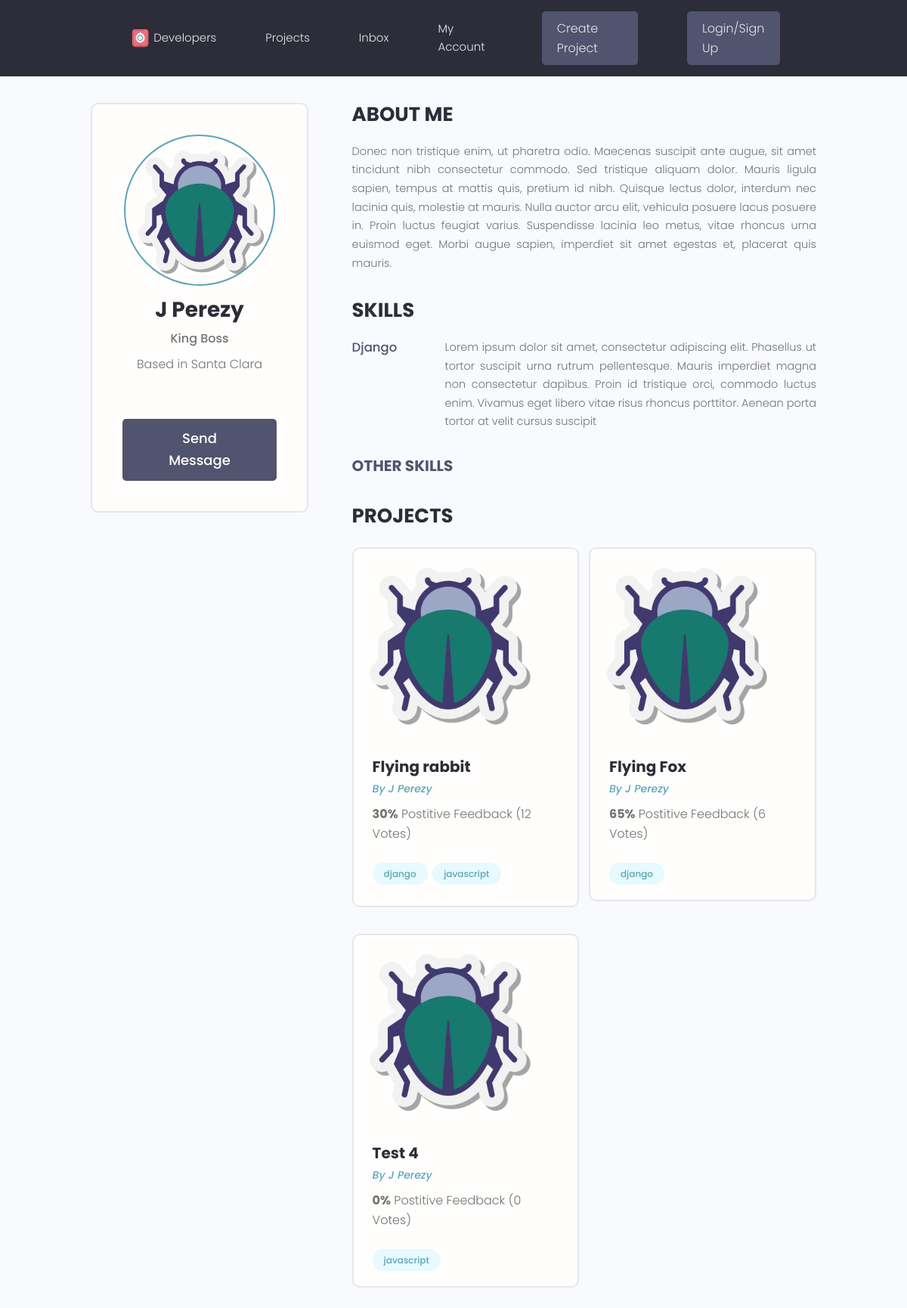
Page /users/profile/cb2bd598-6259-42b7-bb68-2c7beda4574c/ on the committed database.
### users/models.py (models this page shows, shortened)
class Profile(models.Model):
    user = models.OneToOneField(User, on_delete=models.CASCADE, null=True, blank=True)
    name = models.CharField(max_length=200, blank=True, null=True)
    email = models.EmailField(max_length=50, blank=True, null=True)
    username = models.CharField(max_length=50, blank=True, null=True)
    location = models.CharField(max_length=50, blank=True, null=True)
    short_intro = models.CharField(max_length=200, blank=True, null=True)
    bio = models.TextField(blank=True, null=True)
    profile_image = models.ImageField(null=True, blank=True, upload_to='profiles/', default='profiles/bug.png')
    social_github = models.CharField(max_length=200, blank=True, null=True)
    social_twitter = models.CharField(max_length=200, blank=True, null=True)
    social_linkedin = models.CharField(max_length=200, blank=True, null=True)
    social_youtube = models.CharField(max_length=200, blank=True, null=True)
    social_website = models.CharField(max_length=200, blank=True, null=True)
    created = models.DateTimeField(auto_now_add=True)
    id = models.UUIDField(default=uuid.uuid4, unique=True, primary_key=True, editable=False)

class Skill(models.Model):
    owner = models.ForeignKey(Profile, on_delete=models.CASCADE, null=True)
    name = models.CharField(max_length=200, blank=True, null=True)
    description = models.TextField(null=True, blank=True)
    created = models.DateTimeField(auto_now_add=True)
    id = models.UUIDField(default=uuid.uuid4, unique=True, primary_key=True, editable=False)

### search/models.py (models this page shows, shortened)
class Project(models.Model):
    owner = models.ForeignKey(Profile, null=True, blank=True, on_delete=models.SET_NULL)
    title = models.CharField(max_length=200)
    description = models.TextField(null=True, blank=True)
    featured_image = models.ImageField(null=True,blank=True, default="tiny-desicion-logo.png")
    demo_link = models.CharField(max_length=2000, blank=True)
    source_link = models.CharField(max_length=200, null=True, blank=True)
    tag = models.ManyToManyField('Tag', blank=True)
    vote_total = models.IntegerField(default=0, null=True, blank=True)
    vote_ratio = models.IntegerField(default=0, null=True, blank=True)
    created = models.DateTimeField(auto_now_add=True)
    id = models.UUIDField(default=uuid.uuid4, unique=True, primary_key=True, editable=False)

class Tag(models.Model):
    name = models.CharField(max_length=200)
    created = models.DateTimeField(auto_now_add=True)
    id = models.UUIDField(default=uuid.uuid4, unique=True, primary_key=True, editable=False)
    def __str__(self):
        return self.name

### users/views.py (the view)
# urls.py: path('profile/<str:pk>/', views.userProfiles, name="user-profile"),
def userProfiles(request, pk):
    profile = Profile.objects.get(id=pk)
    topSkills = profile.skill_set.exclude(description__exact="")
    otherSkills = profile.skill_set.filter(description="")
    context = {'profile': profile, 'topSkills': topSkills, 'otherSkills': otherSkills,}
    return render(request, 'users/user-profile.html', context)

### templates/users/user-profile.html (shortened to what this page needs)
{% extends "base/base.html" %}
{% block content %}
  <main class="profile my-md">
    <div class="container">
      <div class="layout">
        <div class="column column--1of3">
          <div class="card text-center">
            <div class="card__body dev">
              <img class="avatar avatar--xl" src="{{profile.profile_image.url}}"/>
              <h2 class="dev__name">{{profile.name}}</h2>
              <p class="dev__title">{{ profile.short_intro }}</p>
              <p class="dev__location">Based in {{ profile.location }}</p>
              <a href="#" class="btn btn--sub btn--lg">Send Message </a>
            </div>
          </div>
        </div>
        <div class="column column--2of3">
          <div class="devInfo">
            <h3 class="devInfo__title">About Me</h3>
            <p class="devInfo__about">{{ profile.bio }}</p>
          </div>
          <div class="devInfo">
            <h3 class="devInfo__title">Skills</h3>
            <div class="devInfo__skills">
              {% for skill in topSkills %}
              <div class="devSkill">
                <h4 class="devSkill__title">{{ skill.name }}</h4>
                <p class="devSkill__info">{{ skill.description }}
                </p>
              </div>
              {% endfor %}
              <h3 class="devInfo__subtitle">Other Skills</h3>
            </div>
          </div>
          <div class="devInfo">
            <h3 class="devInfo__title">Projects</h3>
            <div class="grid grid--two">
              {% for project in profile.project_set.all %}
              <div class="column">
                <div class="card project">
                  <a href="{% url 'project' project.id %}" class="project">
                    <img class="project__thumbnail" src="{{ project.featured_image.url }}" alt="project thumbnail" />
                    <div class="card__body">
                      <h3 class="project__title">{{ project.title }}</h3>
                      <p><a class="project__author" href="profile.html">By {{ project.owner.name }}</a></p>
                      <p class="project--rating">
                        <span style="font-weight: bold;">{{ project.vote_ratio }}%</span> Postitive
                        Feedback ({{ project.vote_total}} Vote{{ project.vote_total|pluralize:"s"}})
                      </p>
                      <div class="project__tags">
                        {%  for tag in project.tag.all %}
                        <span class="tag tag--pill tag--main">
                          <small>{{tag}}</small>
                        </span>
                        {% endfor %}
                      </div>
                    </div>
                  </a>
                </div>
              </div>
              {% endfor %}
            </div>
          </div>
        </div>
      </div>
    </div>
  </main>
{% endblock  %}

### static/styles/app.css (style rules this page uses)
:root { --color-sub: #2d2d39; }
.btn--sub { background-color: var(--color-sub-light); }
.card { border: 2px solid var(--color-light); }
img { width: 100%; }
.profile .card > .dev { padding: 4rem; }
.dev__name { color: var(--color-sub); font-size: 2.8rem; font-weight: 700; margin-top: 1rem; margin-bottom: 0.5rem; }
.dev__title { font-size: 1.6rem; font-weight: 500; line-height: 1.3; }
.dev__location { margin-top: 1rem; }
.devInfo { margin-bottom: 3rem; }
.devInfo__title, .devInfo__subtitle { font-size: 2.6rem; color: var(--color-sub); text-transform: uppercase; font-weight: 700; margin-bottom: 1.5rem; }
.devInfo__subtitle { font-size: 2rem; color: var(--color-sub-light); }
.devInfo__about, .devSkill__info { font-size: 1.45rem; line-height: 1.7; text-align: justify; }
.devSkill { margin-bottom: 3rem; }
.devSkill__title { font-size: 1.65rem; font-weight: 500; color: var(--color-sub-light); }
@media screen and (min-width: 700px) { .devSkill { display: flex; justify-content: space-between; gap: 3rem; } }
@media screen and (min-width: 700px) { .devSkill__info { flex-basis: 80%; } }
.project__author { font-size: 1.4rem; font-style: italic; }
.project--rating { margin-bottom: 1.6em; margin-top: .5em; }
.project__thumbnail { height: 25rem; object-fit: cover; object-position: top center; }
.project__title { font-size: 2rem; font-weight: 700; color: var(--color-sub); }

### static/uikit/styles/modules/_variables.css (style rules this page uses)
:root { --color-main: #5aa5b9; --color-main-light: #e6faff; --color-sub: #3f4156; --color-sub-light: #51546e; --color-sub-lighter: #ededfd; --color-text: #737373; --color-gray: #8b8b8b; --color-light: #e5e7eb; --color-light-gray: #767676; --color-bg: #f8fafd; --color-white: #fffefd; --color-white-light: #f3f3f3; --color-success: #359e64; --color-success-bg: #def8e8; --color-error: #fc4b0b; --color-error-bg: #fff2ee; --font-base: 'Poppins', arial, helvetica, 'Segoe UI', roboto, ubuntu, sans-serif; --font-monospace: 'Fira Code', 'Courier New', courier, monospace; --font-regular: 300; --font-medium: 500; --font-bold: 700; --generic-shadow: 1px 1px 5px #00000010; --generic-transition: all 0.3s ease-in-out; }

### static/uikit/styles/modules/_base.css (style rules this page uses)
* { margin: 0; padding: 0; box-sizing: border-box; text-rendering: optimizeLegibility; color: inherit; font-size: inherit; }
html { font-size: 50%; }
@media only screen and (min-width: 480px) { html { font-size: 56.25%; } }
@media only screen and (min-width: 1200px) { html { font-size: 62.5%; } }
body { line-height: 1.6; font-weight: 400; font-size: 1.5rem; color: var(--color-text); background-color: var(--color-bg); min-height: 100vh; }

### static/uikit/styles/modules/_typography.css (style rules this page uses)
* { font-family: var(--font-base); }
h2 { font-size: 3.6rem; font-weight: var(--font-bold); }
h3 { font-size: 3.2rem; font-weight: var(--font-medium); }
h4 { font-size: 2.8rem; font-weight: var(--font-medium); }
p, span, strong { font-size: 1.6rem; color: var(--color-text); font-weight: var(--font-regular); }
a { padding-bottom: 2px; text-decoration: none; display: inline-block; color: var(--color-main); font-weight: var(--font-medium); }

### static/uikit/styles/modules/_utilities.css (style rules this page uses)
.container { width: 92%; max-width: 165rem; margin: 0 auto; box-sizing: border-box; }
@media screen and (min-width: 1000px) { .container { width: 90%; } }
@media screen and (min-width: 1200px) { .container { width: 80%; } }
.text-center { text-align: center; }
.my-md { margin: 3rem auto; }

### static/uikit/styles/modules/_avatar.css (style rules this page uses)
.avatar { border-radius: 50%; border: 2px solid var(--color-main); object-fit: cover; }
.avatar--xl { height: 20rem; width: 20rem; }

### static/uikit/styles/modules/_button.css (style rules this page uses)
.btn { display: inline-block; position: relative; cursor: pointer; background-color: var(--color-light); font-weight: var(--font-medium); color: var(--color-sub); text-decoration: none; padding: 1rem 2rem; border-radius: 0.5rem; border: none; width: -webkit-fit-content; width: -moz-fit-content; width: fit-content; height: -webkit-fit-content; height: -moz-fit-content; height: fit-content; font-size: 1.6rem; outline-width: 0; outline-color: transparent; -webkit-backface-visibility: hidden; backface-visibility: hidden; transition: all 0.3s ease-in-out; }
.btn--sub { background-color: var(--color-sub); color: var(--color-white); }
.btn--lg { font-size: 1.8rem; padding: 1.2rem 4.5rem; }

### static/uikit/styles/modules/_card.css (style rules this page uses)
.card { border-radius: 1rem; background-color: var(--color-white); border: 1.5px solid var(--color-light); width: auto; height: auto; margin-top: 0.5rem; margin-bottom: 0.5rem; overflow: hidden; }
.card__body, .card__header { padding: 2rem 2.5rem; }

### rows in the picture
Profile: profile_image (picture), name "J Perezy", short_intro "King Boss", location "Santa Clara", bio "Donec non tristique enim, ut pharetra odio. Maecenas suscipit ante augue, sit amet tincidunt nibh consectetur commodo. Sed tristique aliquam dolor. Mauris ligula sapien, tempus at mattis quis, pretium id nibh. Quisque lectus dolor, interdum nec lacinia quis, molestie at mauris. Nulla auctor arcu elit, vehicula posuere lacus posuere in. Proin luctus feugiat varius. Suspendisse lacinia leo metus, vitae rhoncus urna euismod eget. Morbi augue sapien, imperdiet sit amet egestas et, placerat quis mauris."
Skill: name "Django", description "Lorem ipsum dolor sit amet, consectetur adipiscing elit. Phasellus ut tortor suscipit urna rutrum pellentesque. Mauris imperdiet magna non consectetur dapibus. Proin id tristique orci, commodo luctus enim. Vivamus eget libero vitae risus rhoncus porttitor. Aenean porta tortor at velit cursus suscipit"
Project: featured_image (picture), title "Flying rabbit", owner.name "J Perezy", vote_ratio "30", vote_total "12"
Tag: name "django"
Tag: name "javascript"
Project: featured_image (picture), title "Flying Fox", owner.name "J Perezy", vote_ratio "65", vote_total "6"
Project: featured_image (picture), title "Test 4", owner.name "J Perezy", vote_ratio "0", vote_total "0"
